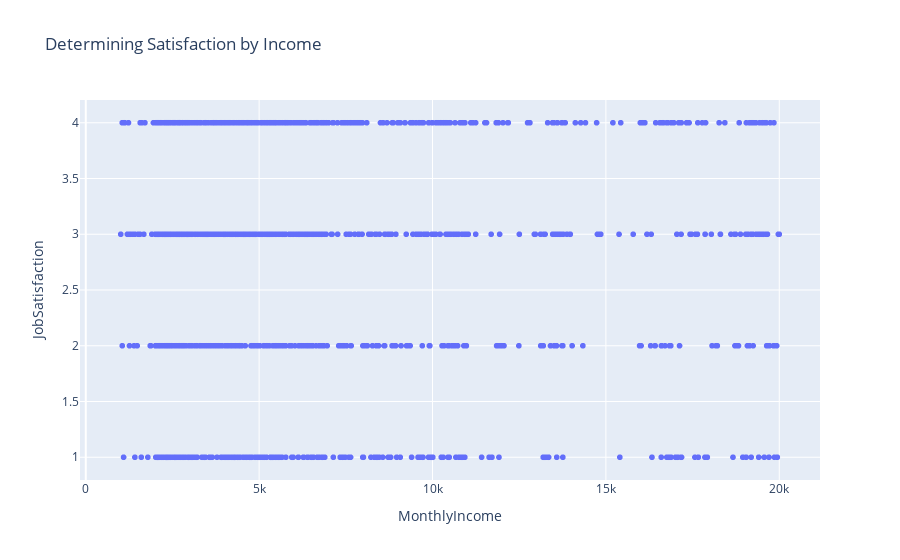

The cell this chart's notebook holds for it:
### Code cell
# IV. The Impact of Income towards Attrition:
# b) Determining Satisfaction by Income
fig = px.scatter(df, x='MonthlyIncome', y='JobSatisfaction', title='Determining Satisfaction by Income')
fig.show()

### Figure 1 — Plotly figure (JSON) as saved in the notebook; plotly's stock layout.template omitted (floating-point values rounded to 4 significant figures; data arrays with more than 128 entries replaced by an {"elided": "..."} marker saying what was removed)
{"data": [{"hovertemplate": "MonthlyIncome=%{x}<br>JobSatisfaction=%{y}<extra></extra>", "legendgroup": "", "marker": {"color": "#636efa", "symbol": "circle"}, "mode": "markers", "name": "", "showlegend": false, "type": "scattergl", "x": {"elided": "1470 int values"}, "xaxis": "x", "y": {"elided": "1470 int values"}, "yaxis": "y"}], "layout": {"legend": {"tracegroupgap": 0}, "title": {"text": "Determining Satisfaction by Income"}, "xaxis": {"anchor": "y", "domain": [0, 1], "title": {"text": "MonthlyIncome"}}, "yaxis": {"anchor": "x", "domain": [0, 1], "title": {"text": "JobSatisfaction"}}}}
